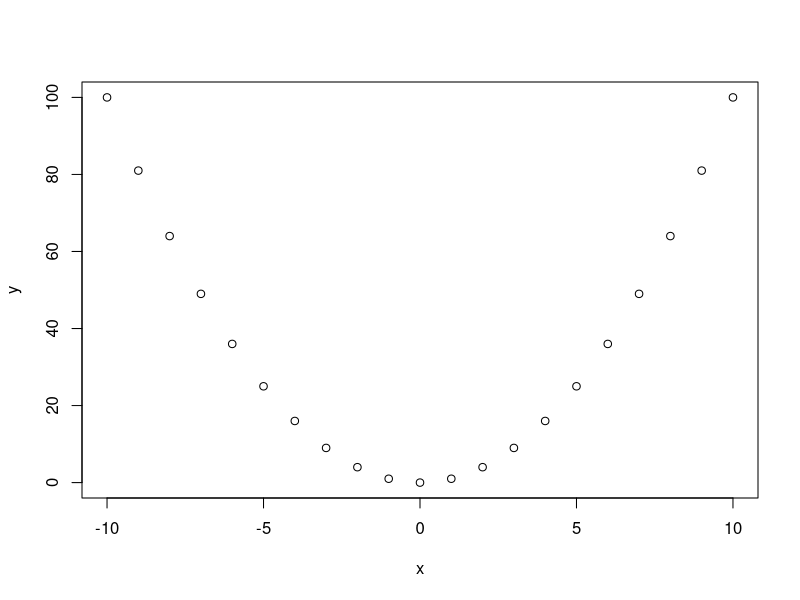
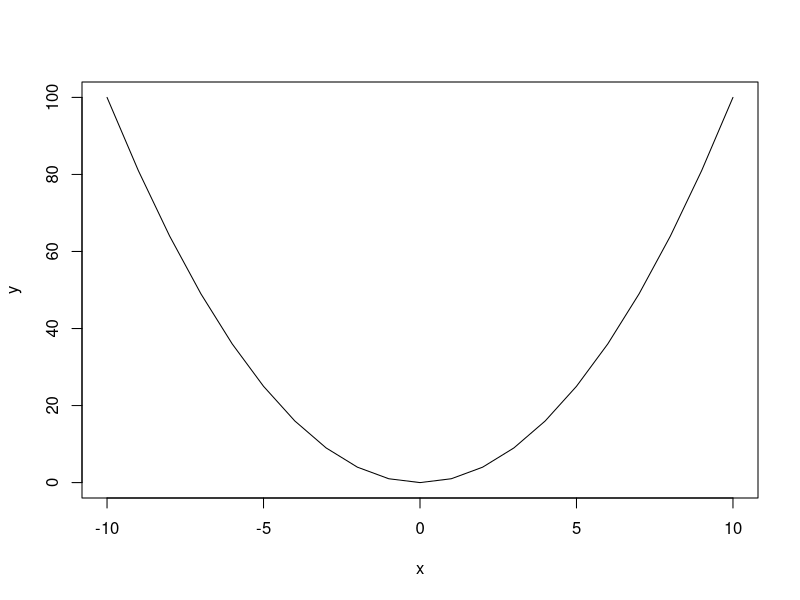
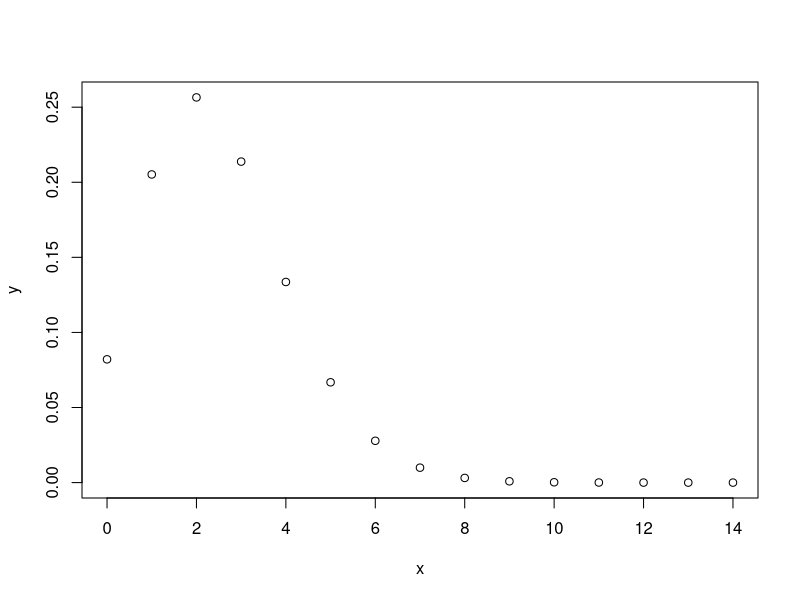
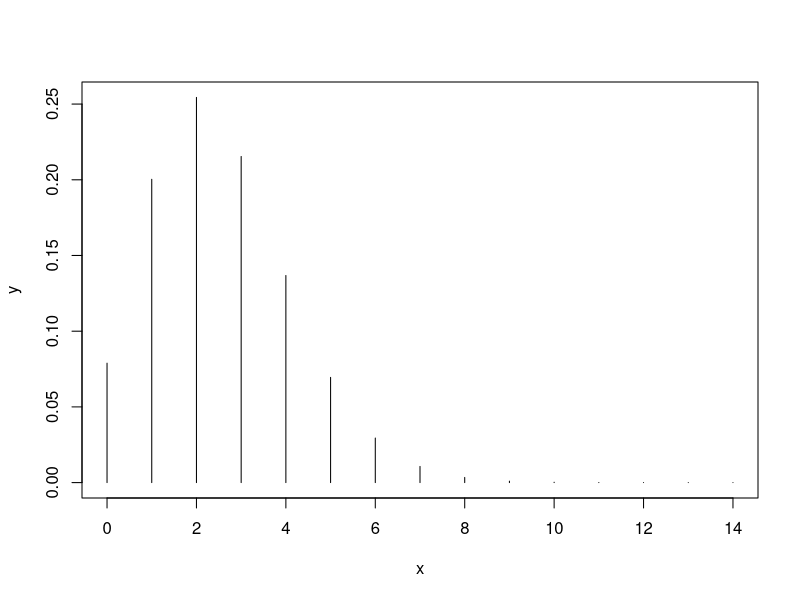
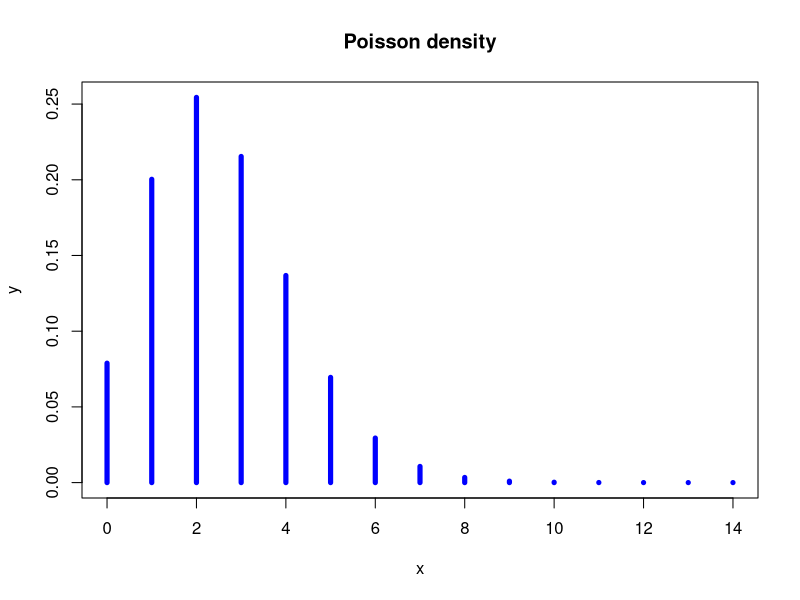
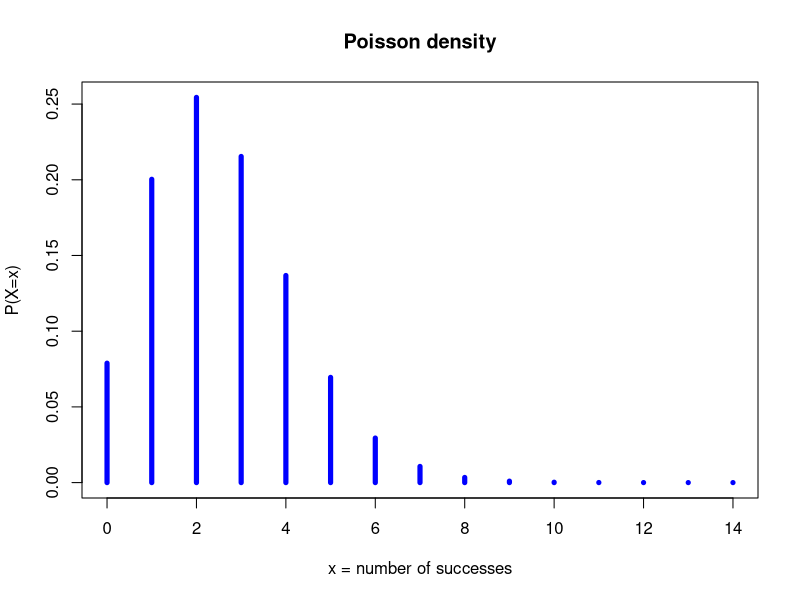
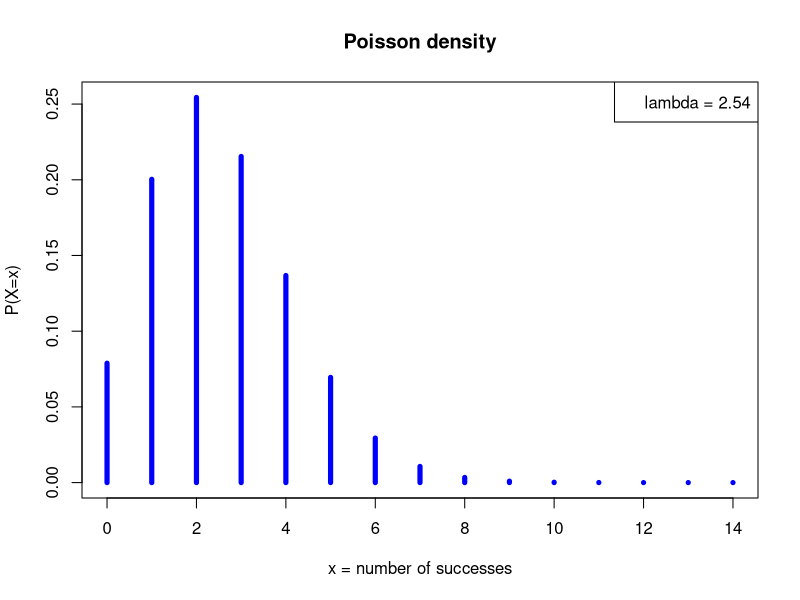
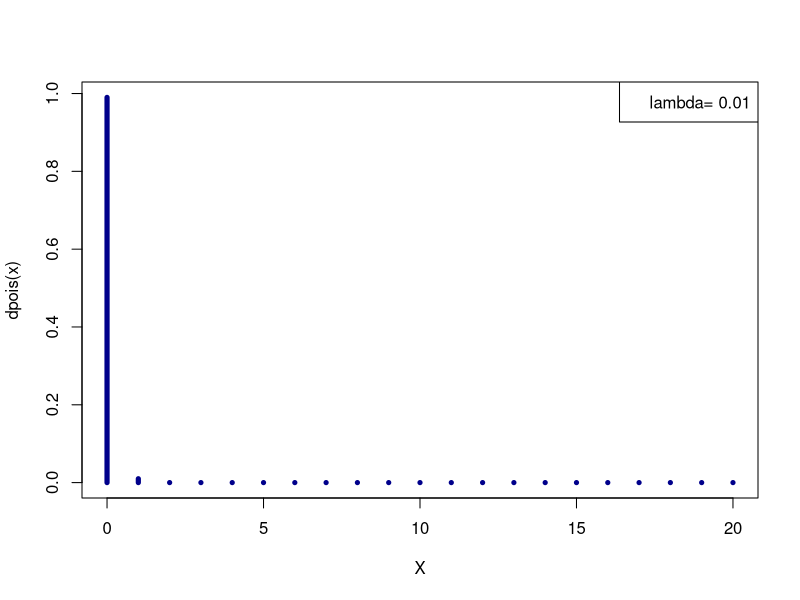

These charts were generated, in order, by the following R code:
## ---- chunk 1
2 + 5
## ---- chunk 2
a <- 2
print(a)
## ---- chunk 3
b <- 5
c <- a + b
print(c)
## ---- chunk 4
a <- 3 ## Change the value of a
print(c) ## Print the value of c

## Check whether c equals a + b
c == a + b
## ---- chunk 5
a <- 27 ## Change the value of a
c <- a + b
print(c) ## Print the value of c

## Check whether c  equals a + b
c == a + b
## ---- chunk 6
three.numbers <- c(27,12,3000)
print(three.numbers)
## ---- chunk 7
x <- 0:14
print(x)
## ---- chunk 8
x <- 1:10 # Define a series from 1 to 10
print(x)
y <- x^2 # Compute the square of each number
print(y)
## ---- chunk 9
x <- -10:10
y <- x^2
plot(x,y)
## ---- chunk 10
x <- -10:10
y <- x^2
plot(x,y, type="l")
## ---- chunk 11
# The # symbol allows to insert comments in R code

# Define  a vector named "whoami", and 
# containing two names
whoami <- c("Denis", "Siméon")
print(whoami) # Comment at the end of a line
## ---- chunk 12
# Define  a vector named "names", and 
# containing two names
whoami <- c("Denis", "Siméon")

# Paste the values of a vector of string 
print(paste(sep=" ", whoami[1], whoami[2]))
## ---- chunk 13
x <- 0:14   # Define the X values from 0 to 14
y <- dpois(x, lambda = 2.5) # Poisson density
plot(x,y) # Check the result
## ---- chunk 14
help(plot)
## ---- chunk 15
?plot
## ---- chunk 16
x <- 0:14
lambda <- 2.54
y <- dpois(x, lambda)
plot(x,y, type="h")
## ---- chunk 17
plot(x,y, type="h", lwd=5, col="blue",
     main="Poisson density")
## ---- chunk 18
plot(x,y, type="h", lwd=5, col="blue",
     main="Poisson density",
     xlab="x = number of successes",
     ylab="P(X=x)")
## ---- chunk 19
plot(x,y, type="h", lwd=5, col="blue",
     main="Poisson density",
     xlab="x = number of successes",
     ylab="P(X=x)")
legend("topright", paste("lambda =", lambda))
## ---- chunk 20
lambda <- 0.01
x <- 0:20
plot(x, dpois(x,lambda=lambda), type="h",   
     col="darkblue", lwd=5, xlab="X",ylab="dpois(x)")
legend("topright", paste("lambda=",lambda))
## ---- chunk 21
lambda <- 0.1
x <- 0:20
plot(x, dpois(x,lambda=lambda), type="h",   
     col="darkblue", lwd=5, xlab="X",ylab="dpois(x)")
legend("topright", paste("lambda=",lambda))
## ---- chunk 22
lambda <- 1
x <- 0:20
plot(x, dpois(x,lambda=lambda), type="h",   
     col="darkblue", lwd=5, xlab="X",ylab="dpois(x)")
legend("topright", paste("lambda=",lambda))
## ---- chunk 23
lambda <- 2
x <- 0:20
plot(x, dpois(x,lambda=lambda), type="h",   
     col="darkblue", lwd=5, xlab="X",ylab="dpois(x)")
legend("topright", paste("lambda=",lambda))
## ---- chunk 24
lambda <- 5
x <- 0:20
plot(x, dpois(x,lambda=lambda), type="h",   
     col="darkblue", lwd=5, xlab="X",ylab="dpois(x)")
legend("topright", paste("lambda=",lambda))
## ---- chunk 25
lambda <- 5
x <- 0:40
plot(x, dpois(x,lambda=lambda), type="h",   
     col="darkblue", lwd=5, xlab="X",ylab="dpois(x)")
legend("topright", paste("lambda=",lambda))
## ---- chunk 26
lambda <- 10
x <- 0:(4*lambda)
plot(x, dpois(x,lambda=lambda), type="h",   
     col="darkblue", lwd=5, xlab="X",ylab="dpois(x)")
legend("topright", paste("lambda=",lambda))
## ---- chunk 27
lambda <- 20
x <- 0:(4*lambda)
plot(x, dpois(x,lambda=lambda), type="h",   
     col="darkblue", lwd=2, xlab="X",ylab="dpois(x)")
legend("topright", paste("lambda=",lambda))
## ---- chunk 28
lambda <- 30
x <- 0:(2*lambda)
plot(x, dpois(x,lambda=lambda), type="h",   
     col="darkblue", lwd=2, xlab="X",ylab="dpois(x)")
legend("topright", paste("lambda=",lambda))
## ---- chunk 29
lambda <- 50
x <- 0:(2*lambda)
plot(x, dpois(x,lambda=lambda), type="h",   
     col="darkblue", lwd=2, xlab="X",ylab="dpois(x)")
legend("topright", paste("lambda=",lambda))
## ---- chunk 30
lambda <- 100
x <- 0:(2*lambda)
plot(x, dpois(x,lambda=lambda), type="h",   
     col="darkblue", lwd=2, xlab="X",ylab="dpois(x)")
legend("topright", paste("lambda=",lambda))
## ---- chunk 31
lambda <- 1000
x <- 0:(2*lambda)
plot(x, dpois(x,lambda=lambda), type="h",   
     col="darkblue", lwd=2, xlab="X",ylab="dpois(x)")
legend("topright", paste("lambda=",lambda))
## ---- chunk 32
lambda <- 10000
x <- 0:(2*lambda)
plot(x, dpois(x,lambda=lambda), type="h",   
     col="darkblue", lwd=2, xlab="X",ylab="dpois(x)")
legend("topright", paste("lambda=",lambda))
## ---- chunk 33
plot(95000:105000, dpois(95000:105000,lambda=100000), type="h", col="darkblue", xlab="X",ylab="dpois(x)")
## ---- chunk 34
sessionInfo()
